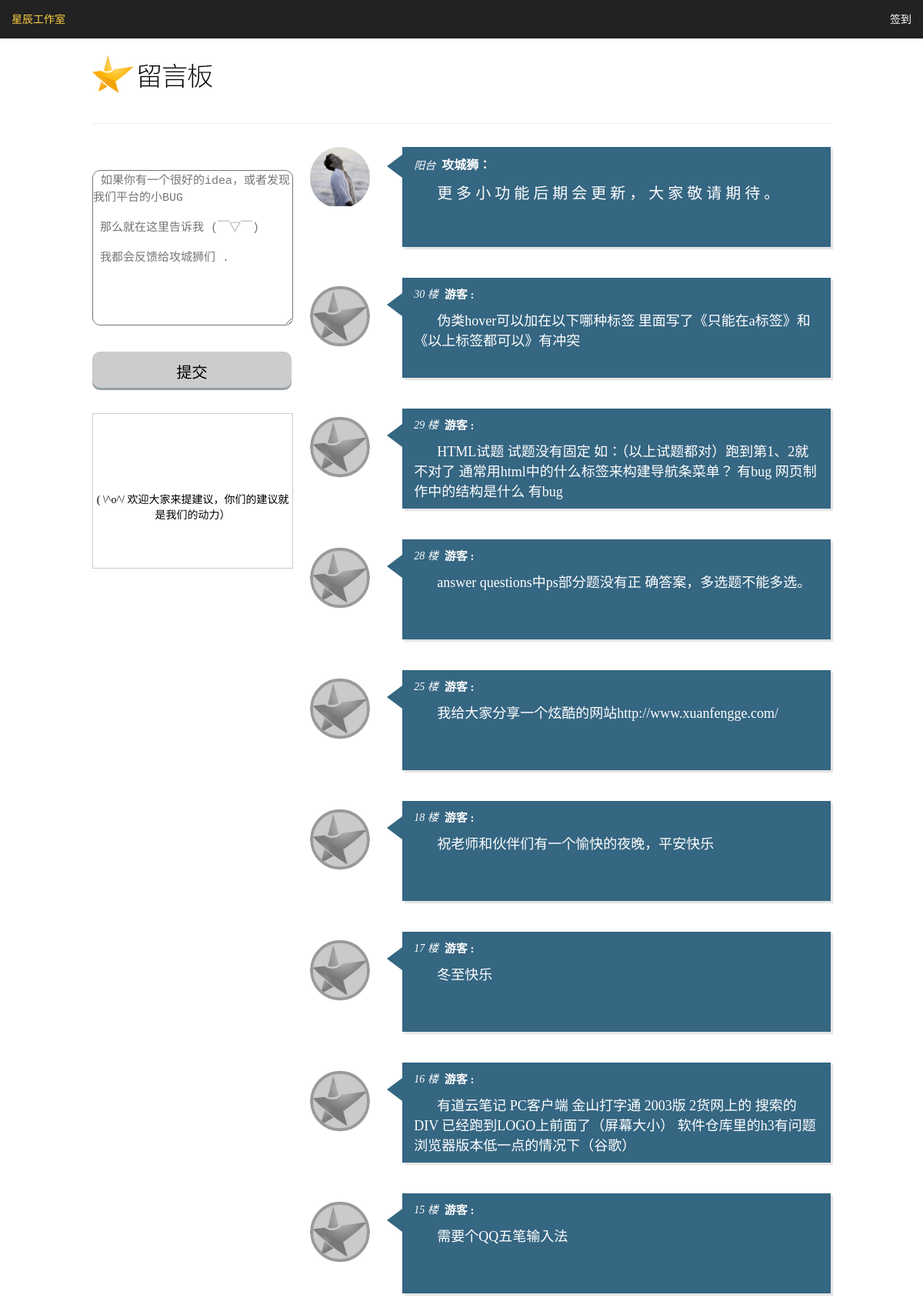
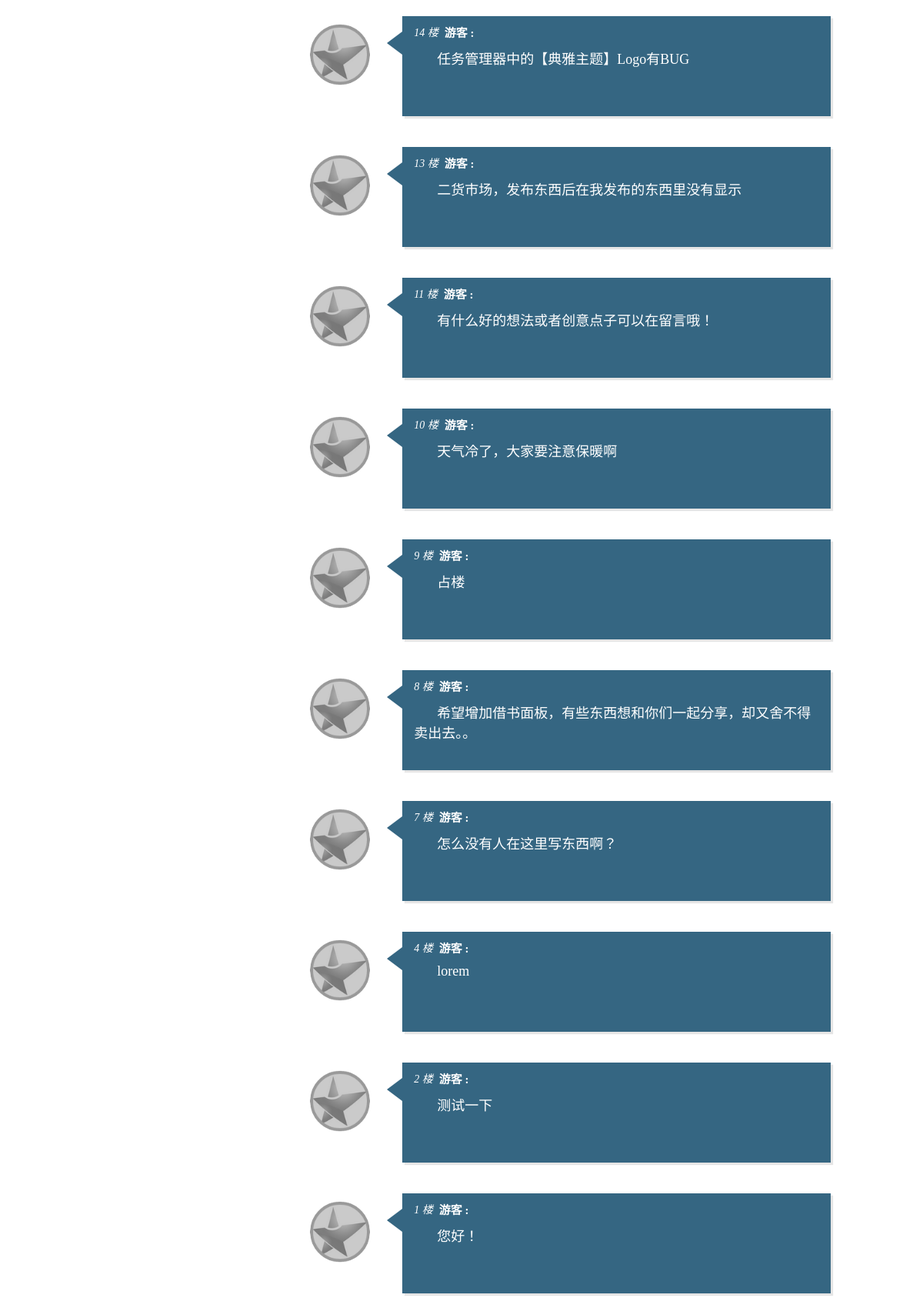
Screenshot of /bbs3/index.php (upper part) with the database file from the repository (2 pictures, top to bottom).
### tables this page shows
CREATE TABLE IF NOT EXISTS `messages` (
  `id` int(111) NOT NULL AUTO_INCREMENT,
  `uid` int(11) NOT NULL,
  `content` text NOT NULL,
  `time` time NOT NULL,
  `share` int(11) NOT NULL,
  `reply` varchar(255) NOT NULL,
  PRIMARY KEY (`id`)
);

### bbs3/index.php (the view, shortened to what this page needs)
<!DOCTYPE html>
<html>
<head>
	<link rel="stylesheet" href="style.css">
</head>
<body>
	<?php
		$sql= "SELECT * FROM messages order by id desc";
		$result=mysql_query($sql);
		 $message=array();
		 while ($row = mysql_fetch_array($result)) {
			$message[] =$row;
		}
	?>
<?php
include('../top.php');
?>
	<div class="header_logo">
		<h1>
			<a href="index.php">
				<img id="logo" src="img/logo.png">
			</a>
		</h1>
	</div>
	<div id="form">
	<div class="form_l">
		<form method="post">
			<textarea name="content" class="bbs"
			placeholder="如果你有一个很好的idea，或者发现我们平台的小BUG
 那么就在这里告诉我 (￣▽￣)
 我都会反馈给攻城狮们 .
" required></textarea>
			<br>
			<input id="input" type="submit" name="sub" value="提交">
		</form>
		<div class="form_l_c">
			<span style="text-align:center; display: block; margin-top: 100px;"> ( \^o^/ 欢迎大家来提建议，你们的建议就是我们的动力）</span>
		</div>
	</div>
		<div class="form_r">
			<div id="title">
				<div class="portrait" >
						<a href="#" class="photo"></a>
					</div>
					<span id="span_1"></span>
					<div class="title_c">
						<i>阳台</i><strong>攻城狮：</strong>
						<p>更多小功能后期会更新，大家敬请期待。</p>
					</div>
			</div>
			<div>
				<ul>
				<?php foreach ($message as $k) {?>
				<li class="li_one">
					<div class="portrait" >
						<a href="#" class="photo photo-b"></a>
					</div>
					<span id="span_1"></span>
					<div class="words_h">
						<i><?php echo $k['id'].' 楼' ?></i>
						<strong>游客 :</strong>
					</div>
					<div class="words_c">
						<?php echo $k['content'] ?>
					</div>
				</li>
			   <?php } ?>
			</ul>
			</div>
		</div>
	</div>
</body>
</html>

### bbs3/style.css (style rules this page uses)
* { margin:0;padding:0 }
li,ul { list-style:none }
a { text-decoration:none }
body { font-family:'微软雅黑';font-size:14px }
.header_logo { width:80%;height:110px;margin:0 10%;position:relative;border-bottom:1px solid #eee;margin-bottom:30px }
#logo { width:160px }
#form { margin:10px auto;width:80%;margin-bottom:30px }
.form_l { float:left;width:30%;margin:30px 0 0 0 }
.form_l_c { border:1px solid #ccc;width:90%;height:200px;margin-top:30px }
.bbs { outline:0;text-indent:10px;font-size:15px;border-radius:10px;width:90%;height:200px;margin-bottom:30px }
#input { width:90%;height:50px;border-radius:10px;background:#ccc;font-size:20px;outline:0;border:none;box-shadow:0 -3px 1px #959FA5 inset }
.form_r { float:right;width:58%;position:relative }
#title { height:170px }
.title_c { min-height:110px;color:#fff;padding:10px 15px;background:#356682;margin-bottom:40px;box-shadow:3px 3px 1px rgba(0,0,0,.1) }
.title_c i { margin-right:8px }
.form_r ul { width:100% }
.title_c strong { font-size:16px }
.title_c p { text-indent:30px;font-size:20px;margin-top:10px;letter-spacing:5px }
.li_one { min-height:110px;color:#fff;padding:10px 15px;background:#356682;margin-bottom:40px;box-shadow:3px 3px 1px rgba(0,0,0,.1) }
.portrait { float:left;position:absolute;left:-120px }
.portrait .photo { width:78px;height:80px;border-radius:100px;display:block;overflow:hidden;background-repeat:no-repeat;-webkit-background-size:100%;background-size:100%;background-image:url(img/02.png) }
.portrait .photo-b:nth-child(1) { background-image:url(img/01.png) }
#span_1 { width:0;height:0;display:block;border:15px solid;border-color:transparent #E2F4F9 transparent transparent;border-right:20px solid #356682;position:absolute;left:-35px;margin-top:10px }
.words_h i { float:left;margin-right:8px }
.words_h strong { font-size:15px }
.words_c { text-indent:30px;font-size:18px;margin-top:10px }

### top.php (style rules this page uses)
* { margin: 0; padding: 0; list-style: none; text-decoration: none; color: inherit; }

### rows the page displays
messages: id "30", content "伪类hover可以加在以下哪种标签 里面写了《只能在a标签》和《以上标签都可以》有冲突"
messages: id "29", content "HTML试题 试题没有固定 如：（以上试题都对）跑到第1、2就不对了 通常用html中的什么标签来构建导航条菜单？ 有bug 网页制作中的结构是什么 有bug"
messages: id "28", content "answer questions中ps部分题没有正 确答案，多选题不能多选。"
messages: id "25", content "我给大家分享一个炫酷的网站http://www.xuanfengge.com/"
messages: id "18", content "祝老师和伙伴们有一个愉快的夜晚，平安快乐"
messages: id "17", content "冬至快乐"
messages: id "16", content "有道云笔记 PC客户端 金山打字通 2003版 2货网上的 搜索的DIV 已经跑到LOGO上前面了（屏幕大小） 软件仓库里的h3有问题 浏览器版本低一点的情况下（谷歌）"
messages: id "15", content "需要个QQ五笔输入法"
messages: id "14", content "任务管理器中的【典雅主题】Logo有BUG"
messages: id "13", content "二货市场，发布东西后在我发布的东西里没有显示"
messages: id "11", content "有什么好的想法或者创意点子可以在留言哦！"
messages: id "10", content "天气冷了，大家要注意保暖啊"
messages: id "9", content "占楼"
messages: id "8", content "希望增加借书面板，有些东西想和你们一起分享，却又舍不得卖出去。。"
messages: id "7", content "怎么没有人在这里写东西啊？"
messages: id "4", content "lorem"
messages: id "2", content "测试一下"
messages: id "1", content "您好！"
